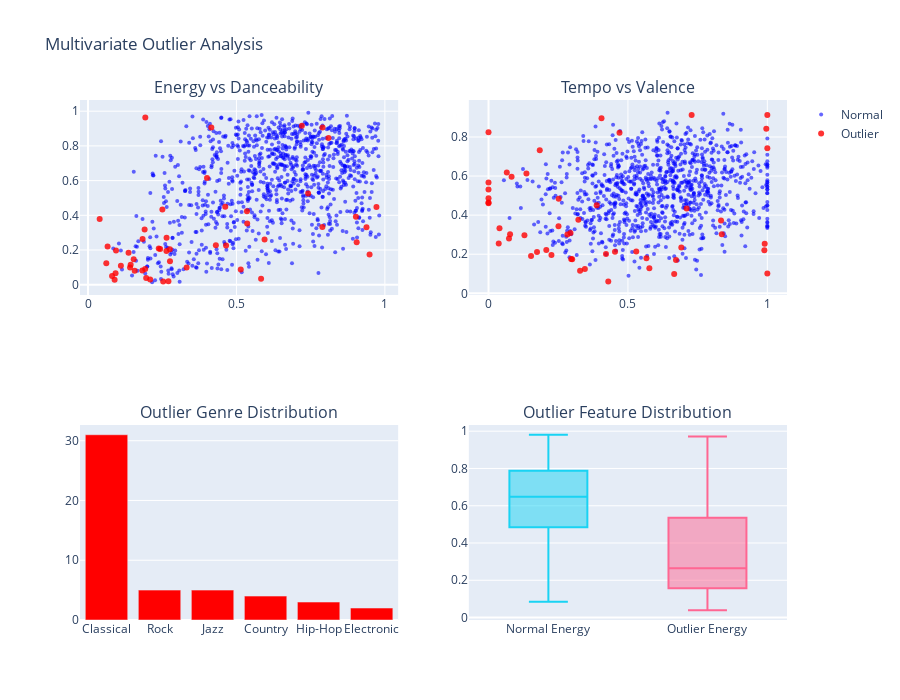

Here is the notebook cell this chart was saved with:
### Markdown cell above
### 6.2 다변량 이상치 탐지

단일 특징으로는 정상이지만, 여러 특징을 종합하면 이상한 조합인 경우가 있다.
예: 에너지는 보통, 댄서빌리티도 보통이지만, 이 조합이 해당 장르에서는 매우 드문 경우.
Isolation Forest 알고리즘으로 이런 '다차원 이상치'를 찾을 수 있다.

### Code cell
from sklearn.ensemble import IsolationForest
from sklearn.preprocessing import StandardScaler

# 다변량 이상치 탐지를 위한 특징 선택
multi_features = ['tempo', 'energy', 'danceability', 'valence', 'acousticness']
X = music_data[multi_features].values

# 데이터 정규화
scaler = StandardScaler()
X_scaled = scaler.fit_transform(X)

# Isolation Forest로 이상치 탐지
iso_forest = IsolationForest(contamination=0.05, random_state=42)
outlier_labels = iso_forest.fit_predict(X_scaled)

# 이상치와 정상치 분리
music_data_with_outliers = music_data.copy()
music_data_with_outliers['is_outlier'] = outlier_labels == -1

outliers_multi = music_data_with_outliers[music_data_with_outliers['is_outlier']]
normal_data = music_data_with_outliers[~music_data_with_outliers['is_outlier']]

print(f"🔍 다변량 이상치 탐지 결과:")
print(f"  전체 데이터: {len(music_data)}개")
print(f"  이상치: {len(outliers_multi)}개 ({len(outliers_multi)/len(music_data)*100:.1f}%)")
print(f"  정상치: {len(normal_data)}개 ({len(normal_data)/len(music_data)*100:.1f}%)")

# 이상치 시각화
fig = make_subplots(
    rows=2, cols=2,
    subplot_titles=('Energy vs Danceability', 'Tempo vs Valence', 
                   'Outlier Genre Distribution', 'Outlier Feature Distribution'),
    specs=[[{'type': 'scatter'}, {'type': 'scatter'}],
           [{'type': 'bar'}, {'type': 'box'}]]
)

# 산점도 1: Energy vs Danceability
fig.add_trace(
    go.Scatter(x=normal_data['energy'], y=normal_data['danceability'],
              mode='markers', name='Normal', 
              marker=dict(color='blue', size=4, opacity=0.6)),
    row=1, col=1
)
fig.add_trace(
    go.Scatter(x=outliers_multi['energy'], y=outliers_multi['danceability'],
              mode='markers', name='Outlier',
              marker=dict(color='red', size=6, opacity=0.8)),
    row=1, col=1
)

# 산점도 2: Tempo vs Valence
fig.add_trace(
    go.Scatter(x=normal_data['tempo'], y=normal_data['valence'],
              mode='markers', showlegend=False,
              marker=dict(color='blue', size=4, opacity=0.6)),
    row=1, col=2
)
fig.add_trace(
    go.Scatter(x=outliers_multi['tempo'], y=outliers_multi['valence'],
              mode='markers', showlegend=False,
              marker=dict(color='red', size=6, opacity=0.8)),
    row=1, col=2
)

# 이상치의 장르 분포
outlier_genre_counts = outliers_multi['genre'].value_counts()
fig.add_trace(
    go.Bar(x=outlier_genre_counts.index, y=outlier_genre_counts.values,
          marker_color='red', showlegend=False),
    row=2, col=1
)

# 이상치와 정상치의 특징 분포 비교
fig.add_trace(
    go.Box(y=normal_data['energy'], name='Normal Energy', showlegend=False),
    row=2, col=2
)
fig.add_trace(
    go.Box(y=outliers_multi['energy'], name='Outlier Energy', showlegend=False),
    row=2, col=2
)

fig.update_layout(height=700, title='Multivariate Outlier Analysis')
fig.show()

# 이상치 특성 분석
print("\n🎵 이상치의 장르별 분포:")
for genre, count in outlier_genre_counts.items():
    total_genre = len(music_data[music_data['genre'] == genre])
    percentage = count / total_genre * 100
    print(f"  {genre}: {count}개 ({percentage:.1f}% of {genre})")

### Figure 1 — Plotly figure (JSON) as saved in the notebook; plotly's stock layout.template omitted (floating-point values rounded to 4 significant figures; data arrays with more than 128 entries replaced by an {"elided": "..."} marker saying what was removed)
{"data": [{"marker": {"color": "blue", "opacity": 0.6, "size": 4}, "mode": "markers", "name": "Normal", "type": "scatter", "x": {"elided": "950 float values"}, "xaxis": "x", "y": {"elided": "950 float values"}, "yaxis": "y"}, {"marker": {"color": "red", "opacity": 0.8, "size": 6}, "mode": "markers", "name": "Outlier", "type": "scatter", "x": [0.1958, 0.583, 0.7414, 0.4307, 0.243, 0.2093, 0.4008, 0.06587, 0.9025, 0.905, 0.5948, 0.2708, 0.276, 0.1365, 0.1572, 0.5362, 0.09271, 0.03916, 0.938, 0.7203, 0.4153, 0.465, 0.79, 0.2382, 0.06149, 0.1926, 0.08956, 0.2532, 0.1906, 0.1415, 0.5144, 0.9716, 0.1829, 0.9484, 0.2646, 0.1838, 0.8102, 0.5354, 0.09429, 0.1538, 0.1107, 0.2756, 0.4623, 0.08091, 0.2505, 0.2641, 0.1929, 0.1436, 0.3321, 0.7895], "xaxis": "x", "y": [0.0386, 0.03478, 0.5256, 0.2273, 0.2056, 0.02989, 0.6151, 0.2198, 0.3912, 0.2453, 0.2602, 0.01972, 0.1351, 0.1846, 0.08028, 0.3525, 0.06681, 0.3783, 0.3308, 0.9158, 0.906, 0.226, 0.9056, 0.2086, 0.1231, 0.09023, 0.02895, 0.01915, 0.3187, 0.09964, 0.08834, 0.4473, 0.08222, 0.1741, 0.2701, 0.264, 0.8456, 0.4236, 0.1976, 0.1473, 0.1088, 0.2042, 0.4492, 0.04977, 0.4339, 0.194, 0.9641, 0.1155, 0.09925, 0.3327], "yaxis": "y"}, {"marker": {"color": "blue", "opacity": 0.6, "size": 4}, "mode": "markers", "showlegend": false, "type": "scatter", "x": {"elided": "950 float values"}, "xaxis": "x2", "y": {"elided": "950 float values"}, "yaxis": "y2"}, {"marker": {"color": "red", "opacity": 0.8, "size": 6}, "mode": "markers", "showlegend": false, "type": "scatter", "x": [0.1838, 0.2517, 0.7285, 0.9893, 0.0, 0.4295, 1.0, 0.3001, 0.9906, 0.2828, 0.08276, 0.2964, 0.174, 0.5768, 0.3284, 0.0, 0.4698, 0.3222, 0.8366, 0.9962, 0.07341, 0.03667, 1.0, 0.2258, 0.6914, 0.1361, 0.4537, 0.5299, 0.2073, 0.5665, 0.1289, 0.6659, 0.3456, 0.6723, 0.4052, 0.8339, 0.1525, 1.0, 0.7106, 0.07733, 0.388, 0.0, 0.0, 0.4213, 0.03938, 0.0, 0.251, 0.2942, 0.06556, 0.0], "xaxis": "x2", "y": [0.7325, 0.4841, 0.912, 0.2202, 0.5676, 0.06041, 0.7427, 0.1742, 0.2541, 0.3013, 0.5969, 0.1757, 0.212, 0.1289, 0.1155, 0.4604, 0.8216, 0.3758, 0.3025, 0.8425, 0.2809, 0.2549, 0.9131, 0.1958, 0.234, 0.6126, 0.2129, 0.2136, 0.2218, 0.1795, 0.2967, 0.0992, 0.124, 0.1704, 0.8959, 0.373, 0.1913, 0.101, 0.4345, 0.3021, 0.4501, 0.4643, 0.4862, 0.2008, 0.3324, 0.531, 0.3436, 0.3092, 0.6186, 0.8236], "yaxis": "y2"}, {"marker": {"color": "red"}, "showlegend": false, "type": "bar", "x": ["Classical", "Rock", "Jazz", "Country", "Hip-Hop", "Electronic"], "xaxis": "x3", "y": [31, 5, 5, 4, 3, 2], "yaxis": "y3"}, {"name": "Normal Energy", "showlegend": false, "type": "box", "xaxis": "x4", "y": {"elided": "950 float values"}, "yaxis": "y4"}, {"name": "Outlier Energy", "showlegend": false, "type": "box", "xaxis": "x4", "y": [0.1958, 0.583, 0.7414, 0.4307, 0.243, 0.2093, 0.4008, 0.06587, 0.9025, 0.905, 0.5948, 0.2708, 0.276, 0.1365, 0.1572, 0.5362, 0.09271, 0.03916, 0.938, 0.7203, 0.4153, 0.465, 0.79, 0.2382, 0.06149, 0.1926, 0.08956, 0.2532, 0.1906, 0.1415, 0.5144, 0.9716, 0.1829, 0.9484, 0.2646, 0.1838, 0.8102, 0.5354, 0.09429, 0.1538, 0.1107, 0.2756, 0.4623, 0.08091, 0.2505, 0.2641, 0.1929, 0.1436, 0.3321, 0.7895], "yaxis": "y4"}], "layout": {"annotations": [{"font": {"size": 16}, "showarrow": false, "text": "Energy vs Danceability", "x": 0.225, "xanchor": "center", "xref": "paper", "y": 1, "yanchor": "bottom", "yref": "paper"}, {"font": {"size": 16}, "showarrow": false, "text": "Tempo vs Valence", "x": 0.775, "xanchor": "center", "xref": "paper", "y": 1, "yanchor": "bottom", "yref": "paper"}, {"font": {"size": 16}, "showarrow": false, "text": "Outlier Genre Distribution", "x": 0.225, "xanchor": "center", "xref": "paper", "y": 0.375, "yanchor": "bottom", "yref": "paper"}, {"font": {"size": 16}, "showarrow": false, "text": "Outlier Feature Distribution", "x": 0.775, "xanchor": "center", "xref": "paper", "y": 0.375, "yanchor": "bottom", "yref": "paper"}], "height": 700, "title": {"text": "Multivariate Outlier Analysis"}, "xaxis": {"anchor": "y", "domain": [0, 0.45]}, "xaxis2": {"anchor": "y2", "domain": [0.55, 1]}, "xaxis3": {"anchor": "y3", "domain": [0, 0.45]}, "xaxis4": {"anchor": "y4", "domain": [0.55, 1]}, "yaxis": {"anchor": "x", "domain": [0.625, 1]}, "yaxis2": {"anchor": "x2", "domain": [0.625, 1]}, "yaxis3": {"anchor": "x3", "domain": [0, 0.375]}, "yaxis4": {"anchor": "x4", "domain": [0, 0.375]}}}
